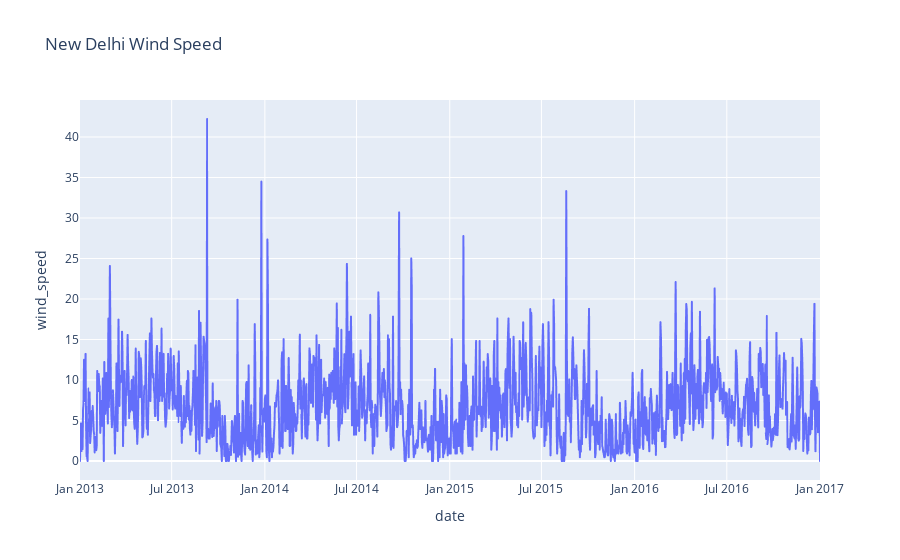

The notebook cell saved with this chart:
### Code cell
px.line(df,x='date', y='wind_speed',title='New Delhi Wind Speed')

### Figure 1 — Plotly figure (JSON) as saved in the notebook; plotly's stock layout.template omitted (floating-point values rounded to 4 significant figures; data arrays with more than 128 entries replaced by an {"elided": "..."} marker saying what was removed)
{"data": [{"hovertemplate": "date=%{x}<br>wind_speed=%{y}<extra></extra>", "legendgroup": "", "line": {"color": "#636efa", "dash": "solid"}, "marker": {"symbol": "circle"}, "mode": "lines", "name": "", "showlegend": false, "type": "scattergl", "x": {"elided": "1462 str values"}, "xaxis": "x", "y": {"elided": "1462 float values"}, "yaxis": "y"}], "layout": {"legend": {"tracegroupgap": 0}, "title": {"text": "New Delhi Wind Speed"}, "xaxis": {"anchor": "y", "domain": [0, 1], "title": {"text": "date"}}, "yaxis": {"anchor": "x", "domain": [0, 1], "title": {"text": "wind_speed"}}}}
